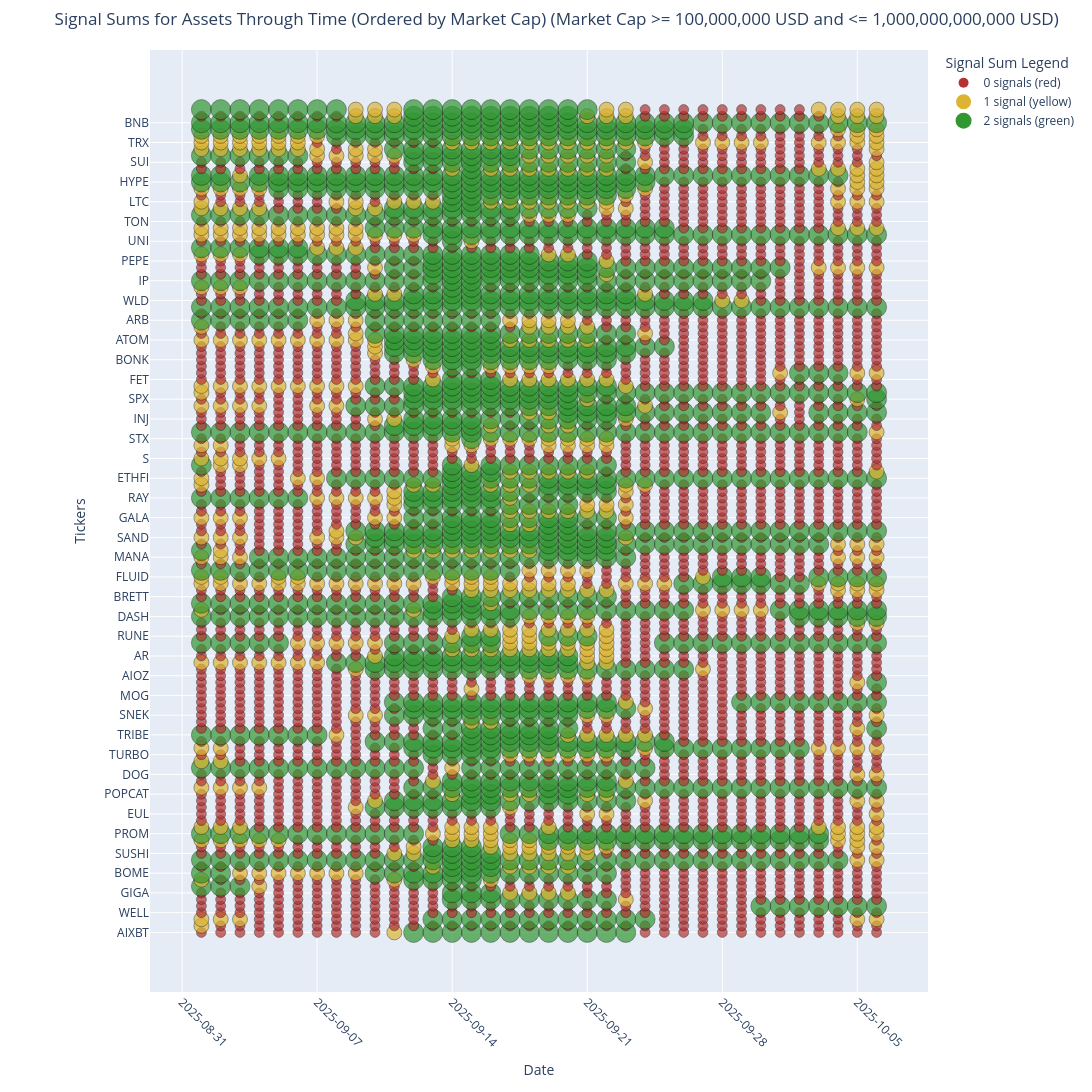

The cell this chart's notebook holds for it:
### Code cell
def plot_signal_sums_through_time(analyzer, start_date=None, end_date=None, min_market_cap=1000000000, max_market_cap=None):
    """
    Create an interactive plotly lollipop chart showing signal sums for all assets through time.
    Assets are on the Y-axis and dates on the X-axis.
    
    Args:
        analyzer: The PortfolioAnalyzer instance
        start_date: Optional start date string in format 'YYYY-MM-DD'. If None, uses earliest available date.
        end_date: Optional end date string in format 'YYYY-MM-DD'. If None, uses latest available date.
        min_market_cap: Minimum market capitalization in USD to include an asset
        max_market_cap: Maximum market capitalization in USD to include an asset
    
    Returns:
        DataFrame with signal sums over time
    """
    import plotly.graph_objects as go
    import pandas as pd
    from soros_system.data.data_loader import DataLoader
    
    # Get all asset IDs
    asset_ids = list(analyzer.assets.keys())
    
    # Exclude stablecoins
    excluded_assets = ['tether', 'usd-coin']
    asset_ids = [asset_id for asset_id in asset_ids if asset_id not in excluded_assets]
    
    # Create a data loader to get tickers
    data_loader = DataLoader(
        data_path=analyzer.data_path,
        btc_data_path=analyzer.btc_data_path,
        ssr_data_path=analyzer.ssr_data_path,
        market_data_path=analyzer.market_data_path,
        asset_ids=analyzer.asset_ids
    )
    
    # Create a mapping from asset_id to ticker
    ticker_mapping = {}
    for asset_id in asset_ids:
        ticker = data_loader.get_ticker_from_id(asset_id)
        ticker_mapping[asset_id] = ticker.upper() if ticker else asset_id.upper()
    
    # Create a dictionary to store market caps
    market_caps = {}
    
    # Filter assets by market cap if specified
    if min_market_cap > 0 or max_market_cap is not None:
        filtered_asset_ids = []
        for asset_id in asset_ids:
            asset_data = analyzer.get_asset_data(asset_id)
            if asset_data is not None:
                # Try different ways to access market cap
                market_cap = None
                
                # Try to get from metadata if available
                if hasattr(asset_data, 'metadata') and asset_data.metadata:
                    market_cap = asset_data.metadata.get('market_cap')
                
                # Try to get from asset_data directly
                if market_cap is None and hasattr(asset_data, 'market_cap'):
                    market_cap = asset_data.market_cap
                
                # Try to get from price_data if available
                if market_cap is None and hasattr(asset_data, 'price_data'):
                    if 'market_cap' in asset_data.price_data.columns:
                        # Use the most recent market cap value
                        market_cap = asset_data.price_data['market_cap'].iloc[-1]
                
                # Store market cap for later sorting
                market_caps[asset_id] = market_cap if market_cap is not None else 0
                
                # Debug print to see what we're working with
                ticker = ticker_mapping.get(asset_id, asset_id)
                print(f"Asset: {ticker}, Market Cap: {market_cap}")
                
                # Check if market cap meets criteria
                meets_min_criteria = market_cap is None or market_cap >= min_market_cap
                meets_max_criteria = max_market_cap is None or (market_cap is not None and market_cap <= max_market_cap)
                
                # Include asset if market cap meets criteria
                if meets_min_criteria and meets_max_criteria:
                    filtered_asset_ids.append(asset_id)
                    if market_cap is None:
                        print(f"Warning: No market cap data for {ticker}, including it anyway")
        
        asset_ids = filtered_asset_ids
        
        if not asset_ids:
            market_cap_msg = f"with market cap >= {min_market_cap}"
            if max_market_cap is not None:
                market_cap_msg += f" and <= {max_market_cap}"
            print(f"No assets found {market_cap_msg}")
            return pd.DataFrame()
    else:
        # If no market cap filtering, still collect market caps for sorting
        for asset_id in asset_ids:
            asset_data = analyzer.get_asset_data(asset_id)
            if asset_data is not None:
                market_cap = None
                
                if hasattr(asset_data, 'metadata') and asset_data.metadata:
                    market_cap = asset_data.metadata.get('market_cap')
                
                if market_cap is None and hasattr(asset_data, 'market_cap'):
                    market_cap = asset_data.market_cap
                
                if market_cap is None and hasattr(asset_data, 'price_data'):
                    if 'market_cap' in asset_data.price_data.columns:
                        market_cap = asset_data.price_data['market_cap'].iloc[-1]
                
                market_caps[asset_id] = market_cap if market_cap is not None else 0
    
    # Determine date range
    if start_date is None or end_date is None:
        # Find the common date range across assets
        min_dates = []
        max_dates = []
        for asset_id in asset_ids:
            asset_data = analyzer.get_asset_data(asset_id)
            if asset_data is not None and hasattr(asset_data, 'price_data') and len(asset_data.price_data) > 0:
                min_dates.append(asset_data.price_data.index[0])
                max_dates.append(asset_data.price_data.index[-1])
        
        if not min_dates or not max_dates:
            print("No data available for any assets")
            return
        
        if start_date is None:
            start_date = max(min_dates).strftime('%Y-%m-%d')
        if end_date is None:
            end_date = min(max_dates).strftime('%Y-%m-%d')
    
    # Convert to datetime objects
    start_dt = pd.to_datetime(start_date)
    end_dt = pd.to_datetime(end_date)
    
    # Generate a list of dates - daily intervals as requested
    date_range = pd.date_range(start=start_dt, end=end_dt, freq='D')
    date_strings = [date.strftime('%Y-%m-%d') for date in date_range]
    
    # Create a DataFrame to store signal sums for each asset and date
    signal_sums_over_time = pd.DataFrame(index=asset_ids)
    
    # Calculate signal sums for each date
    for date_str in date_strings:
        signals_df = display_all_assets_signals_for_date(analyzer, date_str)
        signal_sums_over_time[date_str] = signals_df['Signal_Sum']
    
    # Add market cap column for sorting
    signal_sums_over_time['market_cap'] = signal_sums_over_time.index.map(lambda x: market_caps.get(x, 0))
    
    # Sort by market cap in descending order
    signal_sums_over_time = signal_sums_over_time.sort_values(by='market_cap', ascending=True)
    
    # Calculate total signal sum (but don't include market_cap column)
    signal_sums_over_time['total_sum'] = signal_sums_over_time.drop(columns=['market_cap']).sum(axis=1)
    
    # Remove the sorting columns after sorting
    signal_sums_over_time = signal_sums_over_time.drop(columns=['market_cap', 'total_sum'])
    
    # Create a new DataFrame with tickers as index
    ticker_signal_sums = pd.DataFrame(index=[ticker_mapping[asset_id] for asset_id in signal_sums_over_time.index])
    for col in signal_sums_over_time.columns:
        ticker_signal_sums[col] = signal_sums_over_time[col].values
    
    # Create color mapping function based on signal sum (scaled from 0 to 2)
    def get_color(signal_sum):
        if signal_sum == 0:
            return 'rgb(180, 50, 50)'  # darker red
        elif signal_sum == 1:
            return 'rgb(220, 180, 50)'  # darker yellow
        else:  # 2 signals
            return 'rgb(50, 150, 50)'  # darker green
    
    # Create the figure
    fig = go.Figure()
    
    # Get all dates for x-axis
    all_dates = pd.to_datetime(ticker_signal_sums.columns)
    
    # Plot all points including zero values
    for ticker in ticker_signal_sums.index:
        ticker_data = ticker_signal_sums.loc[ticker]
        
        # Create lists to store data for this ticker
        x_dates = []
        y_tickers = []
        sizes = []
        colors = []
        hover_texts = []
        
        # Process each date point
        for date, sum_val in zip(all_dates, ticker_data):
            x_dates.append(date)
            y_tickers.append(ticker)
            sizes.append(10 + sum_val * 5)  # Size based on signal sum
            colors.append(get_color(sum_val))
            hover_texts.append(f"Date: {date.strftime('%Y-%m-%d')}<br>Ticker: {ticker}<br>Signal Sum: {sum_val}")
        
        # Add scatter plot (dots)
        fig.add_trace(go.Scatter(
            x=x_dates,
            y=y_tickers,
            mode='markers',
            marker=dict(
                size=sizes,
                color=colors,
                line=dict(width=1, color='rgba(0,0,0,0.5)')
            ),
            name=ticker,
            showlegend=False,
            hoverinfo='text',
            hovertext=hover_texts
        ))
    
    # Add a color legend
    for i, (sum_val, color_desc) in enumerate([
        (0, "0 signals (red)"),
        (1, "1 signal (yellow)"),
        (2, "2 signals (green)")
    ]):
        fig.add_trace(go.Scatter(
            x=[None],
            y=[None],
            mode='markers',
            marker=dict(size=10 + sum_val * 5, color=get_color(sum_val)),
            name=color_desc,
            showlegend=True
        ))
    
    # Update layout
    title_text = "Signal Sums for Assets Through Time (Ordered by Market Cap)"
    if min_market_cap > 0 or max_market_cap is not None:
        title_text += f" (Market Cap"
        if min_market_cap > 0:
            title_text += f" >= {min_market_cap:,} USD"
        if max_market_cap is not None:
            if min_market_cap > 0:
                title_text += " and"
            title_text += f" <= {max_market_cap:,} USD"
        title_text += ")"
        
    fig.update_layout(
        title=title_text,
        xaxis_title="Date",
        yaxis_title="Tickers",
        height=max(800, len(ticker_signal_sums) * 20),  # Dynamic height based on number of assets
        width=1200,  # Fixed width for better display
        yaxis=dict(
            categoryorder='array',
            categoryarray=ticker_signal_sums.index,  # Order by market cap (already sorted)
        ),
        xaxis=dict(
            type='date',
            tickformat='%Y-%m-%d',
            tickangle=45,
        ),
        legend_title="Signal Sum Legend",
        hovermode="closest",
        showlegend=True,
        margin=dict(l=150, r=50, t=50, b=100)  # Add margin for ticker names
    )
    
    fig.show()
    
    return ticker_signal_sums

# Example usage
signal_data_over_time = plot_signal_sums_through_time(
    analyzer, 
    start_date="2025-09-01",  # Change to your desired start date
    end_date="2025-10-06",    # Change to your desired end date
    min_market_cap = 100000000,
    max_market_cap = 1000000000000

)
